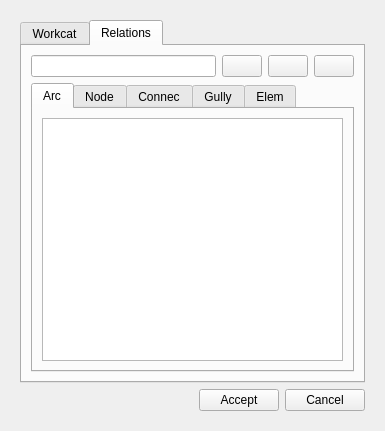
<?xml version="1.0" encoding="UTF-8"?>
<ui version="4.0">
 <class>dlg_feature_end</class>
 <widget class="QDialog" name="dlg_feature_end">
  <property name="geometry">
   <rect>
    <x>0</x>
    <y>0</y>
    <width>385</width>
    <height>431</height>
   </rect>
  </property>
  <property name="sizePolicy">
   <sizepolicy hsizetype="Preferred" vsizetype="Fixed">
    <horstretch>0</horstretch>
    <verstretch>0</verstretch>
   </sizepolicy>
  </property>
  <property name="maximumSize">
   <size>
    <width>16777215</width>
    <height>431</height>
   </size>
  </property>
  <property name="windowTitle">
   <string>End feature</string>
  </property>
  <layout class="QVBoxLayout" name="verticalLayout_3">
   <item>
    <widget class="QWidget" name="centralwidget" native="true">
     <layout class="QVBoxLayout" name="verticalLayout_2">
      <item>
       <widget class="QTabWidget" name="tabWidget">
        <property name="currentIndex">
         <number>1</number>
        </property>
        <widget class="QWidget" name="tab_workcat">
         <attribute name="title">
          <string>Workcat</string>
         </attribute>
         <layout class="QVBoxLayout" name="verticalLayout" stretch="0">
          <item>
           <layout class="QGridLayout" name="gridLayout_2">
            <item row="1" column="0">
             <widget class="QLabel" name="lbl_state_type">
              <property name="text">
               <string>State type end:</string>
              </property>
             </widget>
            </item>
            <item row="0" column="0">
             <widget class="QLabel" name="lbl_workcat_id_end">
              <property name="sizePolicy">
               <sizepolicy hsizetype="Fixed" vsizetype="Fixed">
                <horstretch>0</horstretch>
                <verstretch>0</verstretch>
               </sizepolicy>
              </property>
              <property name="font">
               <font>
                <pointsize>8</pointsize>
                <weight>50</weight>
                <bold>false</bold>
               </font>
              </property>
              <property name="frameShape">
               <enum>QFrame::NoFrame</enum>
              </property>
              <property name="frameShadow">
               <enum>QFrame::Plain</enum>
              </property>
              <property name="text">
               <string>Workcat id end:</string>
              </property>
              <property name="textFormat">
               <enum>Qt::AutoText</enum>
              </property>
              <property name="scaledContents">
               <bool>false</bool>
              </property>
              <property name="alignment">
               <set>Qt::AlignLeading|Qt::AlignLeft|Qt::AlignVCenter</set>
              </property>
              <property name="margin">
               <number>3</number>
              </property>
             </widget>
            </item>
            <item row="0" column="1">
             <widget class="QComboBox" name="workcat_id_end">
              <property name="editable">
               <bool>true</bool>
              </property>
             </widget>
            </item>
            <item row="0" column="2">
             <widget class="QPushButton" name="btn_new_workcat">
              <property name="sizePolicy">
               <sizepolicy hsizetype="Fixed" vsizetype="Fixed">
                <horstretch>0</horstretch>
                <verstretch>0</verstretch>
               </sizepolicy>
              </property>
              <property name="maximumSize">
               <size>
                <width>22</width>
                <height>22</height>
               </size>
              </property>
              <property name="text">
               <string/>
              </property>
             </widget>
            </item>
            <item row="2" column="0">
             <widget class="QLabel" name="lbl_enddate">
              <property name="sizePolicy">
               <sizepolicy hsizetype="Fixed" vsizetype="Preferred">
                <horstretch>0</horstretch>
                <verstretch>0</verstretch>
               </sizepolicy>
              </property>
              <property name="font">
               <font>
                <pointsize>8</pointsize>
                <weight>50</weight>
                <bold>false</bold>
               </font>
              </property>
              <property name="frameShape">
               <enum>QFrame::NoFrame</enum>
              </property>
              <property name="frameShadow">
               <enum>QFrame::Plain</enum>
              </property>
              <property name="text">
               <string>End date:</string>
              </property>
              <property name="textFormat">
               <enum>Qt::AutoText</enum>
              </property>
              <property name="scaledContents">
               <bool>false</bool>
              </property>
              <property name="alignment">
               <set>Qt::AlignLeading|Qt::AlignLeft|Qt::AlignVCenter</set>
              </property>
              <property name="margin">
               <number>3</number>
              </property>
             </widget>
            </item>
            <item row="3" column="0">
             <widget class="QLabel" name="lbl_workcat_date">
              <property name="sizePolicy">
               <sizepolicy hsizetype="Fixed" vsizetype="Preferred">
                <horstretch>0</horstretch>
                <verstretch>0</verstretch>
               </sizepolicy>
              </property>
              <property name="text">
               <string>Workcat date:</string>
              </property>
             </widget>
            </item>
            <item row="4" column="0">
             <widget class="QLabel" name="lbl_description">
              <property name="sizePolicy">
               <sizepolicy hsizetype="Fixed" vsizetype="Preferred">
                <horstretch>0</horstretch>
                <verstretch>0</verstretch>
               </sizepolicy>
              </property>
              <property name="text">
               <string>Description:</string>
              </property>
             </widget>
            </item>
            <item row="4" column="1">
             <widget class="QTextEdit" name="descript">
              <property name="sizePolicy">
               <sizepolicy hsizetype="Preferred" vsizetype="Preferred">
                <horstretch>0</horstretch>
                <verstretch>0</verstretch>
               </sizepolicy>
              </property>
              <property name="maximumSize">
               <size>
                <width>16777215</width>
                <height>100000</height>
               </size>
              </property>
             </widget>
            </item>
            <item row="3" column="1">
             <widget class="QDateEdit" name="builtdate">
              <property name="enabled">
               <bool>false</bool>
              </property>
              <property name="calendarPopup">
               <bool>true</bool>
              </property>
             </widget>
            </item>
            <item row="2" column="1">
             <widget class="QDateEdit" name="enddate">
              <property name="calendarPopup">
               <bool>true</bool>
              </property>
             </widget>
            </item>
            <item row="1" column="1">
             <widget class="QComboBox" name="cmb_statetype_end"/>
            </item>
           </layout>
          </item>
         </layout>
        </widget>
        <widget class="QWidget" name="tab_relations">
         <attribute name="title">
          <string>Relations</string>
         </attribute>
         <layout class="QVBoxLayout" name="verticalLayout_4">
          <item>
           <layout class="QHBoxLayout" name="horizontalLayout_9">
            <item>
             <widget class="QLineEdit" name="feature_id"/>
            </item>
            <item>
             <widget class="QPushButton" name="btn_insert">
              <property name="text">
               <string/>
              </property>
              <property name="icon">
               <iconset>
                <normaloff>../../../workspace/giswater_plugin/icons/111b.png</normaloff>../../../workspace/giswater_plugin/icons/111b.png</iconset>
              </property>
             </widget>
            </item>
            <item>
             <widget class="QPushButton" name="btn_delete">
              <property name="text">
               <string/>
              </property>
              <property name="icon">
               <iconset>
                <normaloff>../../../workspace/giswater_plugin/icons/112b.png</normaloff>../../../workspace/giswater_plugin/icons/112b.png</iconset>
              </property>
             </widget>
            </item>
            <item>
             <widget class="QPushButton" name="btn_snapping">
              <property name="text">
               <string/>
              </property>
              <property name="icon">
               <iconset>
                <normaloff>../../../workspace/giswater_plugin/icons/137.png</normaloff>../../../workspace/giswater_plugin/icons/137.png</iconset>
              </property>
             </widget>
            </item>
           </layout>
          </item>
          <item>
           <widget class="QTabWidget" name="tab_feature">
            <property name="currentIndex">
             <number>0</number>
            </property>
            <widget class="QWidget" name="tab_arc">
             <attribute name="title">
              <string>Arc</string>
             </attribute>
             <layout class="QVBoxLayout" name="verticalLayout_5">
              <item>
               <widget class="QTableView" name="tbl_cat_work_x_arc">
                <property name="sortingEnabled">
                 <bool>true</bool>
                </property>
               </widget>
              </item>
             </layout>
            </widget>
            <widget class="QWidget" name="tab_node">
             <attribute name="title">
              <string>Node</string>
             </attribute>
             <layout class="QVBoxLayout" name="verticalLayout_6">
              <item>
               <widget class="QTableView" name="tbl_cat_work_x_node">
                <property name="sortingEnabled">
                 <bool>true</bool>
                </property>
               </widget>
              </item>
             </layout>
            </widget>
            <widget class="QWidget" name="tab_connec">
             <attribute name="title">
              <string>Connec</string>
             </attribute>
             <layout class="QVBoxLayout" name="verticalLayout_7">
              <item>
               <widget class="QTableView" name="tbl_cat_work_x_connec">
                <property name="sortingEnabled">
                 <bool>true</bool>
                </property>
               </widget>
              </item>
             </layout>
            </widget>
            <widget class="QWidget" name="tab_gully">
             <attribute name="title">
              <string>Gully</string>
             </attribute>
             <layout class="QVBoxLayout" name="verticalLayout_8">
              <item>
               <widget class="QTableView" name="tbl_cat_work_x_gully">
                <property name="sortingEnabled">
                 <bool>true</bool>
                </property>
               </widget>
              </item>
             </layout>
            </widget>
            <widget class="QWidget" name="tab_elem">
             <property name="autoFillBackground">
              <bool>false</bool>
             </property>
             <attribute name="title">
              <string>Elem</string>
             </attribute>
             <layout class="QVBoxLayout" name="verticalLayout_9">
              <item>
               <widget class="QTableView" name="tbl_cat_work_x_element">
                <property name="sortingEnabled">
                 <bool>true</bool>
                </property>
               </widget>
              </item>
             </layout>
            </widget>
           </widget>
          </item>
         </layout>
        </widget>
       </widget>
      </item>
      <item>
       <layout class="QGridLayout" name="gridLayout">
        <item row="0" column="2">
         <widget class="QPushButton" name="btn_cancel">
          <property name="text">
           <string>Cancel</string>
          </property>
         </widget>
        </item>
        <item row="0" column="1">
         <widget class="QPushButton" name="btn_accept">
          <property name="text">
           <string>Accept</string>
          </property>
         </widget>
        </item>
        <item row="0" column="0">
         <spacer name="horizontalSpacer_4">
          <property name="orientation">
           <enum>Qt::Horizontal</enum>
          </property>
          <property name="sizeHint" stdset="0">
           <size>
            <width>40</width>
            <height>20</height>
           </size>
          </property>
         </spacer>
        </item>
       </layout>
      </item>
     </layout>
    </widget>
   </item>
  </layout>
 </widget>
 <tabstops>
  <tabstop>btn_accept</tabstop>
  <tabstop>btn_cancel</tabstop>
  <tabstop>feature_id</tabstop>
  <tabstop>btn_insert</tabstop>
  <tabstop>btn_delete</tabstop>
  <tabstop>btn_snapping</tabstop>
  <tabstop>tab_feature</tabstop>
  <tabstop>tbl_cat_work_x_element</tabstop>
  <tabstop>tbl_cat_work_x_connec</tabstop>
  <tabstop>tbl_cat_work_x_node</tabstop>
  <tabstop>tbl_cat_work_x_gully</tabstop>
  <tabstop>tbl_cat_work_x_arc</tabstop>
  <tabstop>tabWidget</tabstop>
 </tabstops>
 <resources/>
 <connections/>
</ui>
